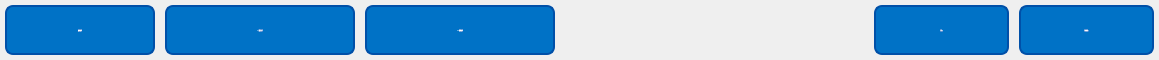
            <widget class="QFrame" name="frame_14">
             <property name="minimumSize">
              <size>
               <width>0</width>
               <height>60</height>
              </size>
             </property>
             <property name="maximumSize">
              <size>
               <width>16777215</width>
               <height>60</height>
              </size>
             </property>
             <property name="frameShape">
              <enum>QFrame::NoFrame</enum>
             </property>
             <property name="frameShadow">
              <enum>QFrame::Raised</enum>
             </property>
             <layout class="QHBoxLayout" name="horizontalLayout_6">
              <property name="spacing">
               <number>0</number>
              </property>
              <property name="leftMargin">
               <number>0</number>
              </property>
              <property name="topMargin">
               <number>0</number>
              </property>
              <property name="rightMargin">
               <number>0</number>
              </property>
              <property name="bottomMargin">
               <number>0</number>
              </property>
              <item>
               <widget class="QPushButton" name="m_buttonEXCurve">
                <property name="sizePolicy">
                 <sizepolicy hsizetype="Fixed" vsizetype="Fixed">
                  <horstretch>0</horstretch>
                  <verstretch>0</verstretch>
                 </sizepolicy>
                </property>
                <property name="minimumSize">
                 <size>
                  <width>160</width>
                  <height>60</height>
                 </size>
                </property>
                <property name="maximumSize">
                 <size>
                  <width>160</width>
                  <height>60</height>
                 </size>
                </property>
                <property name="font">
                 <font>
                  <family>Microsoft YaHei</family>
                  <pointsize>-1</pointsize>
                  <weight>75</weight>
                  <italic>false</italic>
                  <bold>true</bold>
                 </font>
                </property>
                <property name="styleSheet">
                 <string notr="true">QPushButton#m_buttonEXCurve {
    background-color: #0072C6;
    color: white;
    font: bold 24px &quot;Microsoft YaHei&quot;;
    border-radius: 8px;
    padding: 10px 20px;
    border: 2px solid #0050A8;
    margin: 5px;
}
</string>
                </property>
                <property name="text">
                 <string>励磁曲线</string>
                </property>
               </widget>
              </item>
              <item>
               <widget class="QPushButton" name="m_buttonFiveDev">
                <property name="sizePolicy">
                 <sizepolicy hsizetype="Fixed" vsizetype="Fixed">
                  <horstretch>0</horstretch>
                  <verstretch>0</verstretch>
                 </sizepolicy>
                </property>
                <property name="minimumSize">
                 <size>
                  <width>200</width>
                  <height>60</height>
                 </size>
                </property>
                <property name="maximumSize">
                 <size>
                  <width>200</width>
                  <height>60</height>
                 </size>
                </property>
                <property name="font">
                 <font>
                  <family>Microsoft YaHei</family>
                  <pointsize>-1</pointsize>
                  <weight>75</weight>
                  <italic>false</italic>
                  <bold>true</bold>
                 </font>
                </property>
                <property name="styleSheet">
                 <string notr="true">QPushButton#m_buttonFiveDev {
    background-color: #0072C6;
    color: white;
    font: bold 24px &quot;Microsoft YaHei&quot;;
    border-radius: 8px;
    padding: 10px 20px;
    border: 2px solid #0050A8;
    margin: 5px;
}
</string>
                </property>
                <property name="text">
                 <string>5%误差曲线</string>
                </property>
               </widget>
              </item>
              <item>
               <widget class="QPushButton" name="m_buttonTenDev">
                <property name="sizePolicy">
                 <sizepolicy hsizetype="Fixed" vsizetype="Fixed">
                  <horstretch>0</horstretch>
                  <verstretch>0</verstretch>
                 </sizepolicy>
                </property>
                <property name="minimumSize">
                 <size>
                  <width>200</width>
                  <height>60</height>
                 </size>
                </property>
                <property name="maximumSize">
                 <size>
                  <width>200</width>
                  <height>60</height>
                 </size>
                </property>
                <property name="font">
                 <font>
                  <family>Microsoft YaHei</family>
                  <pointsize>-1</pointsize>
                  <weight>75</weight>
                  <italic>false</italic>
                  <bold>true</bold>
                 </font>
                </property>
                <property name="styleSheet">
                 <string notr="true">QPushButton#m_buttonTenDev {
    background-color: #0072C6;
    color: white;
    font: bold 24px &quot;Microsoft YaHei&quot;;
    border-radius: 8px;
    padding: 10px 20px;
    border: 2px solid #0050A8;
    margin: 5px;
}
</string>
                </property>
                <property name="text">
                 <string>10%误差曲线</string>
                </property>
               </widget>
              </item>
              <item>
               <spacer name="horizontalSpacer_5">
                <property name="orientation">
                 <enum>Qt::Horizontal</enum>
                </property>
                <property name="sizeHint" stdset="0">
                 <size>
                  <width>309</width>
                  <height>20</height>
                 </size>
                </property>
               </spacer>
              </item>
              <item>
               <widget class="QPushButton" name="m_buttonAdd">
                <property name="sizePolicy">
                 <sizepolicy hsizetype="Fixed" vsizetype="Fixed">
                  <horstretch>0</horstretch>
                  <verstretch>0</verstretch>
                 </sizepolicy>
                </property>
                <property name="minimumSize">
                 <size>
                  <width>145</width>
                  <height>60</height>
                 </size>
                </property>
                <property name="maximumSize">
                 <size>
                  <width>145</width>
                  <height>60</height>
                 </size>
                </property>
                <property name="font">
                 <font>
                  <family>Microsoft YaHei</family>
                  <pointsize>-1</pointsize>
                  <weight>75</weight>
                  <italic>false</italic>
                  <bold>true</bold>
                 </font>
                </property>
                <property name="styleSheet">
                 <string notr="true">QPushButton#m_buttonAdd {
    background-color: #0072C6;
    color: white;
    font: bold 24px &quot;Microsoft YaHei&quot;;
    border-radius: 8px;
    padding: 10px 20px;
    border: 2px solid #0050A8;
    margin: 5px;
}
</string>
                </property>
                <property name="text">
                 <string>添加</string>
                </property>
               </widget>
              </item>
              <item>
               <widget class="QPushButton" name="m_buttonAddGroup">
                <property name="sizePolicy">
                 <sizepolicy hsizetype="Fixed" vsizetype="Fixed">
                  <horstretch>0</horstretch>
                  <verstretch>0</verstretch>
                 </sizepolicy>
                </property>
                <property name="minimumSize">
                 <size>
                  <width>145</width>
                  <height>60</height>
                 </size>
                </property>
                <property name="maximumSize">
                 <size>
                  <width>145</width>
                  <height>60</height>
                 </size>
                </property>
                <property name="font">
                 <font>
                  <family>Microsoft YaHei</family>
                  <pointsize>-1</pointsize>
                  <weight>75</weight>
                  <italic>false</italic>
                  <bold>true</bold>
                 </font>
                </property>
                <property name="styleSheet">
                 <string notr="true">QPushButton#m_buttonAddGroup {
    background-color: #0072C6;
    color: white;
    font: bold 24px &quot;Microsoft YaHei&quot;;
    border-radius: 8px;
    padding: 10px 20px;
    border: 2px solid #0050A8;
    margin: 5px;
}
</string>
                </property>
                <property name="text">
                 <string>批量添加</string>
                </property>
               </widget>
              </item>
             </layout>
            </widget>
